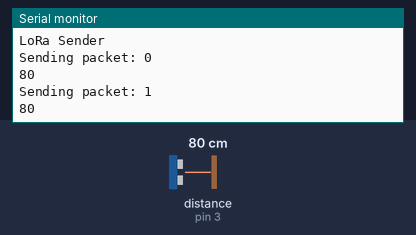
This sketch was run on a simulated Arduino Uno, built with avr-gcc and run on an emulated ATmega328P. Shown: the last lines printed to the serial monitor. The test bench sets the inputs (shaded band); at power-on: distance to the obstacle (sensor on pin 3) 80 cm. No radio packets arrive unless stated.

Above: at 5.8 s.
5.9 s: distance to the obstacle (sensor on pin 3) set to 2 cm
At 11.1 s:
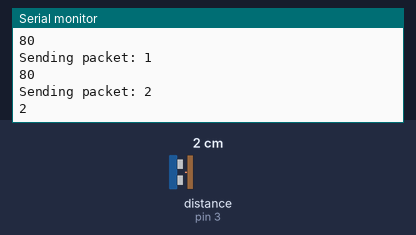
11.9 s: distance to the obstacle (sensor on pin 3) set to 4 cm
At 15.9 s:
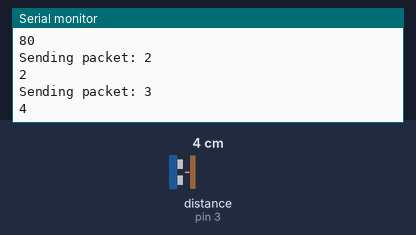
Timing chart, 0 to 17.4 s (numbered marks = the images above; inputs shaded):
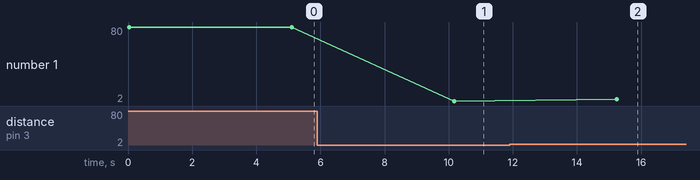

The sketch:

S1.ino
```cpp
#include <SPI.h>
#include <LoRa.h>
#include <Ultrasonic.h>

int counter = 0;

Ultrasonic ultrasonic(2, 3);
int distance;

void LedOn() {
        digitalWrite(LED_BUILTIN, HIGH); // Turn on the LED
}

void LedOff() {
        digitalWrite(LED_BUILTIN, LOW);  // Turn off the LED
}


void setup() {
  Serial.begin(9600);

  Serial.println("LoRa Sender");

  if (!LoRa.begin(868E6)) {
    Serial.println("Starting LoRa failed!");
    LedOn();
    delay(5000); //turns on the LED for 5 seconds if LoRa start fails
   	LedOff();
    while (1);
  }
  LoRa.setTxPower(14);
}

void loop() {
  distance = ultrasonic.read();
  Serial.print("Sending packet: ");
  Serial.println(counter);
  Serial.println(distance);

  // send packet
  LoRa.beginPacket();
  //LoRa.print("The distance is " + String(distance));
  LoRa.print(distance);
  LoRa.endPacket();

  counter++;

  delay(5000);
}
```

Measured:
- after the input at 5.9 s, the serial monitor: prints a new line after 4.3 s (image 1)
- after the input at 11.9 s, the serial monitor: prints a new line after 3.3 s (image 2)
